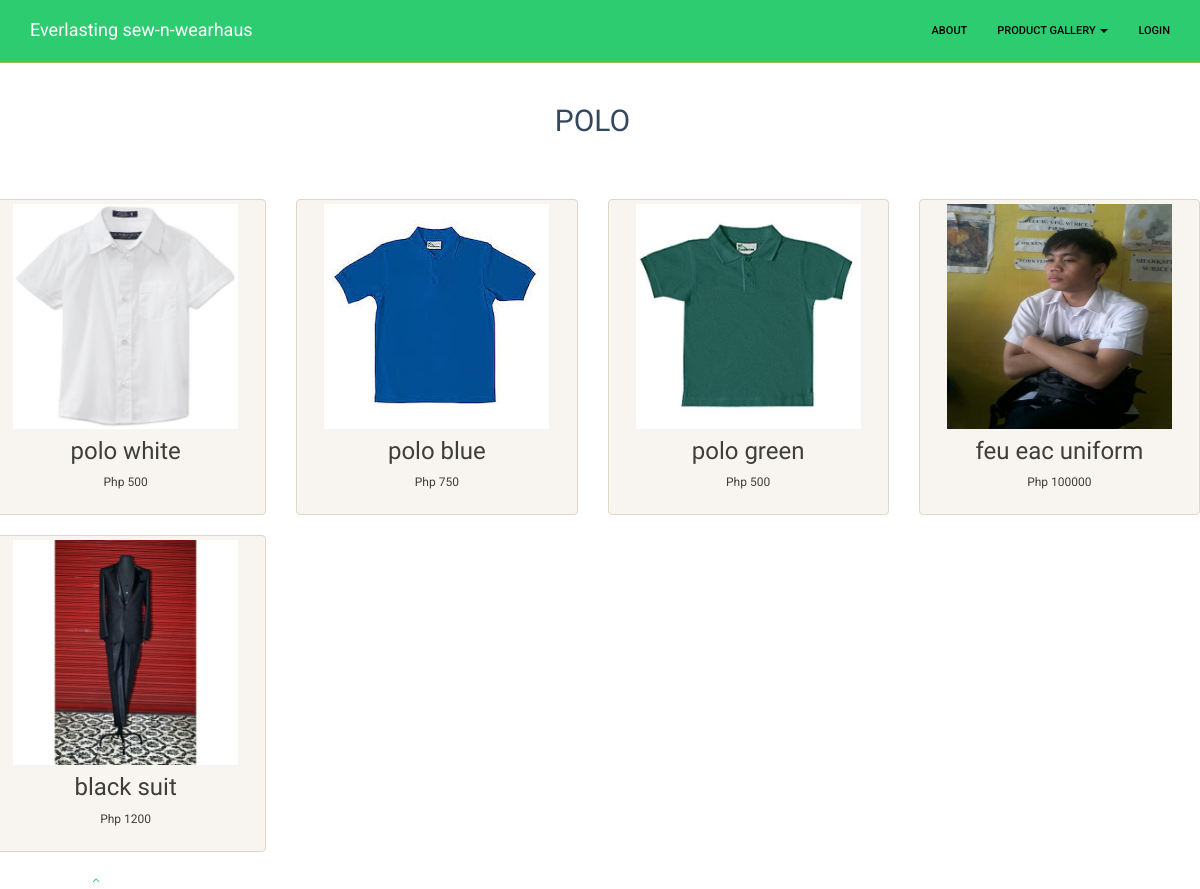
Before: /poloproduct.php with the older database file.
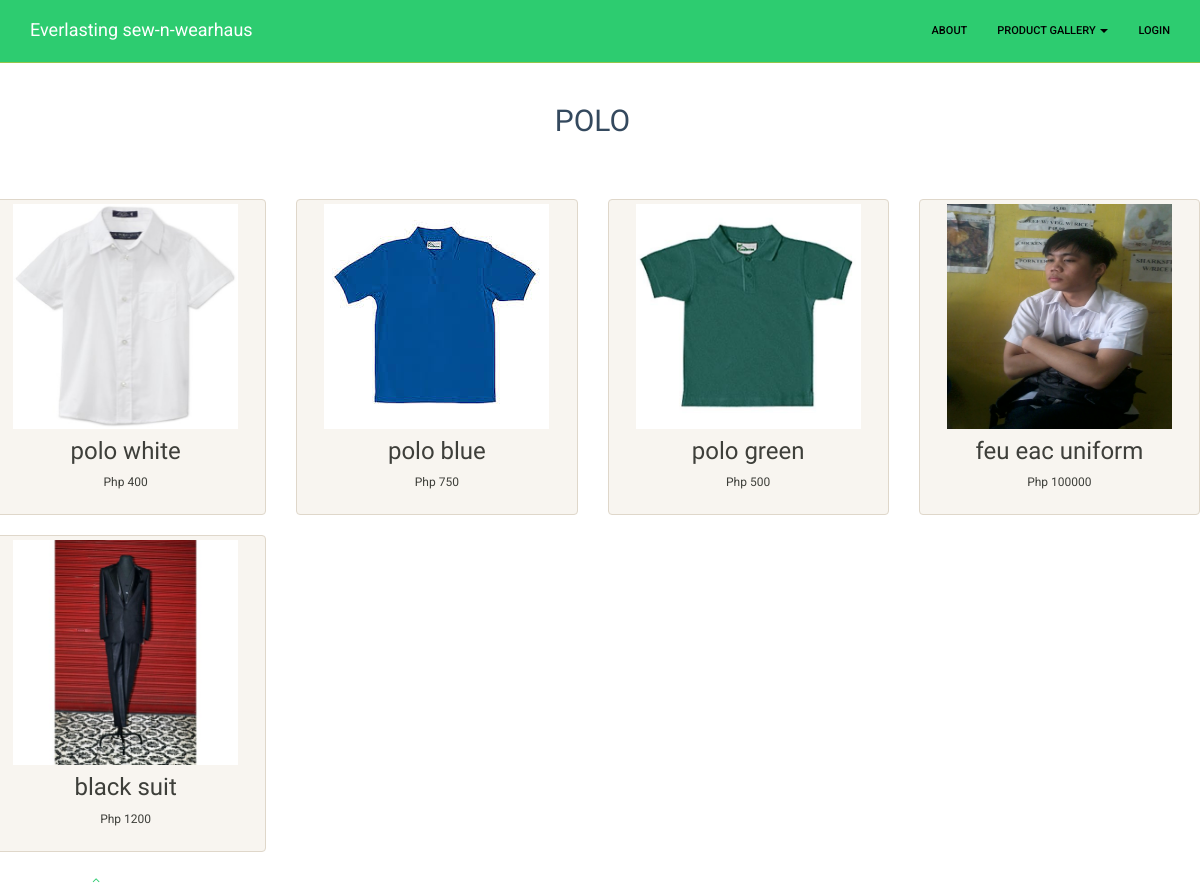
After: the same page with the newer database file.
### tables this page shows
CREATE TABLE IF NOT EXISTS `products` (
  `id` int(15) NOT NULL AUTO_INCREMENT,
  `image` text NOT NULL,
  `name` text NOT NULL,
  `description` text NOT NULL,
  `price` int(15) NOT NULL,
  `category` int(15) NOT NULL,
  PRIMARY KEY (`id`)
);

### poloproduct.php (the view, shortened to what this page needs)
<!DOCTYPE html>
<html lang="en">
<head>
	<link rel="stylesheet" href="css/bootstrap.css">
    <link rel="stylesheet" href="css/bootstrap-responsive.min.css">
    <link rel="stylesheet" href="css/font-awesome.min.css">
    <link rel="stylesheet" href="css/main.css">
    <link rel="stylesheet" href="css/sl-slide.css">
    <link href="css/modern-business.css" rel="stylesheet">
</head>
<body>
<nav class="navbar navbar-inverse navbar-fixed-top" role="navigation">
        <div class="container">
            <div class="navbar-header">
				<a class="navbar-brand" href="index.php">Everlasting sew-n-wearhaus</a>
            </div>
            <div class="collapse navbar-collapse navbar-ex1-collapse">
                <ul class="nav navbar-nav navbar-right">
                    <li><a href="about.php">About</a>
                    </li>
                    <li class="dropdown">
                        <a href="productgallery.php" class="dropdown-toggle" data-toggle="dropdown">Product Gallery <b class="caret"></b></a>
                    </li>
					<li class="dropdown">
                        <a href="login.php" >Login </a>
                    </li>
                </ul>
            </div>
        </div>
    </nav>
    <div class="row text-center">
<br><br><h2>POLO</h2><br><br><br>
			<?php
				$querry = mysql_query("SELECT * FROM products where category=1");
				while($rows = mysql_fetch_assoc($querry))
				{
						$name = $rows['name'];
						$price = $rows['price'];
						$image = $rows['image'];
			?>
            <div class="col-lg-3 col-md-6 hero-feature">
                <div class="thumbnail" >
					<div>
                    <img src="image/products/<?php echo $image; ?>" alt="" width="225px" height="225px">
                    </div>
					<div class="caption">
                        <h3><?php echo $name;?></h3>
                        <p><?php echo "Php " . $price;?></p>
                    </div>
                </div>
            </div>
			<?php } ?>
        </div>
            <div class="span1">
                <a id="gototop" class="gototop pull-right" href="#"><i class="icon-angle-up"></i></a>
            </div>
</body>
</html>

### css/main.css (style rules this page uses)
body { padding-top:80px;font-size:12px;color:#34495e;background:#ffffff }
body h1,body h2,body h3,body h4,body .created { font-family:"Fjalla One";font-weight:normal }
body h3,body h4 { margin-top:0 }
a { color:#2dcc70;-webkit-transition:300ms;-moz-transition:300ms;-o-transition:300ms;transition:300ms }

### css/modern-business.css (style rules this page uses)
html, body { height: 100%; }
body { padding-top: 50px; }

Changed rows visible on the page:
changed products "polo white": price "500" → "400"
